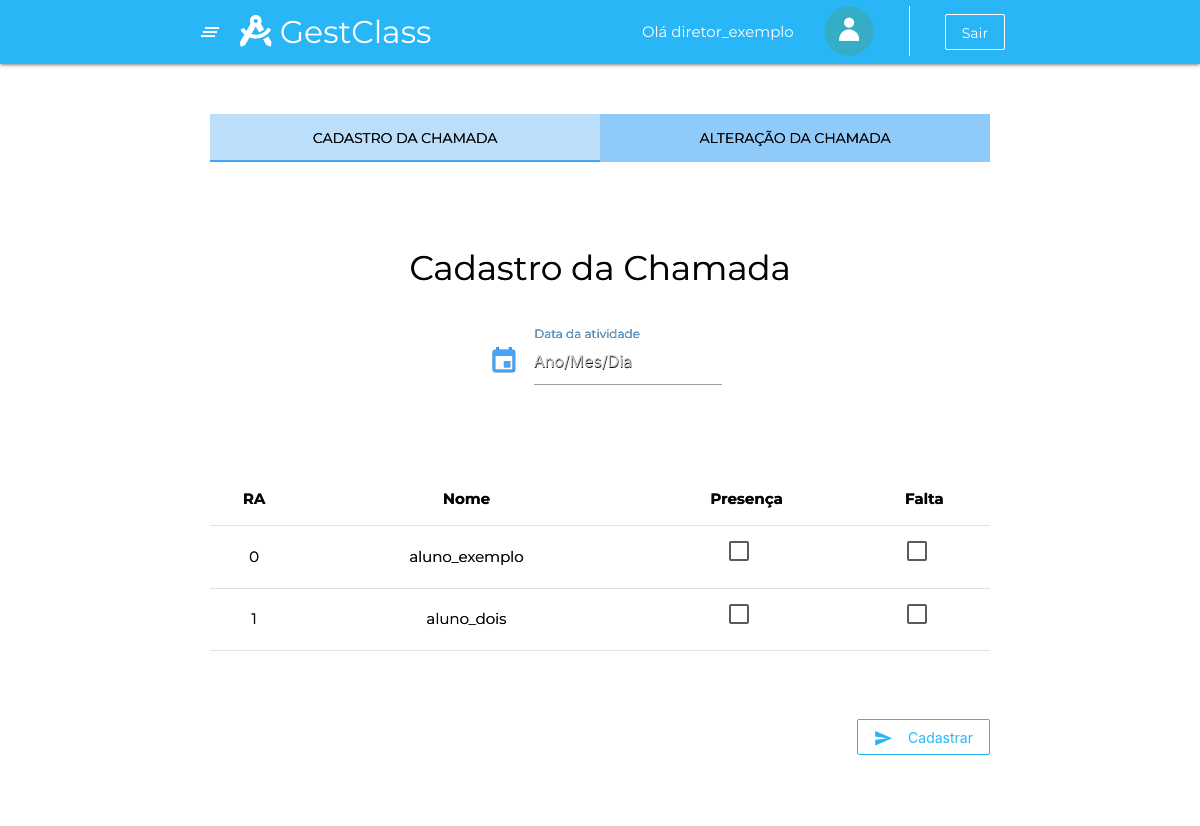
/chamada.html.php (signed in), run on the app's committed database.
### tables this page shows
CREATE TABLE diretor (
	ID_diretor INTEGER NOT NULL PRIMARY KEY AUTO_INCREMENT UNIQUE,
	nome_diretor VARCHAR (50) NOT NULL,
    foto VARCHAR(255),
	cep VARCHAR (10) NOT NULL,
    numero INTEGER NOT NULL,
    complemento VARCHAR (40),
    rg VARCHAR(15) NOT NULL UNIQUE,
    cpf VARCHAR(14) NOT NULL UNIQUE,
	email VARCHAR(65) NOT NULL UNIQUE,
    senha VARCHAR(50) NOT NULL,
    celular VARCHAR(15) NOT NULL,
    telefone VARCHAR(14),
    fk_id_tipo_usuario_diretor INTEGER NOT NULL,
    fk_id_escola_diretor INTEGER NOT NULL
);

CREATE TABLE aluno (
	RA INTEGER PRIMARY KEY UNIQUE,    
    nome_aluno VARCHAR (70) NOT NULL,
    foto VARCHAR(255),
    RG VARCHAR (12) NOT NULL UNIQUE,
    cpf VARCHAR (14) NOT NULL UNIQUE,  
    email VARCHAR(65) NOT NULL UNIQUE,
    senha VARCHAR(50) NOT NULL,
    celular VARCHAR(15) NOT NULL,
    telefone VARCHAR(14),
    data_nascimento DATE NOT NULL,
    fk_id_turma_aluno INTEGER,
    fk_id_responsavel_aluno INTEGER,
    fk_id_tipo_usuario_aluno INTEGER NOT NULL,
    fk_id_escola_aluno INTEGER NOT NULL
);

### chamada.html.php (the view, shortened to what this page needs)
<!DOCTYPE html>
<html lang="pt">
<head>
    <link rel="stylesheet" type="text/css" href="node_modules/materialize-css/dist/css/materialize.min.css" />
    <link rel="stylesheet" type="text/css" href="css/default.css" />
    <link rel="stylesheet" type="text/css" href="css/chamada.css" />
    <link rel="stylesheet" type="text/css" href="css/boletimCadastro.css" />
</head>
<body>
    <?php
    include_once 'php/conexao.php';
    $id_tipo_usuario = $_SESSION["id_tipo_usuario"];
    $id_escola = $_SESSION["id_escola"];
    if ($id_tipo_usuario == 1) {
        require_once 'reqMenuAdm.php';
    } else if ($id_tipo_usuario == 2) {
        require_once 'reqDiretor.php';
    } else if ($id_tipo_usuario == 3) {
        require_once 'reqHeader.php';
    } elseif ($id_tipo_usuario == 4) {
        require_once 'reqProfessor.php';
    } elseif ($id_tipo_usuario  == 5) {
        require_once 'reqAluno.php';
    } else {
        require_once 'reqPais.php';
    }
    ?>
    <div class="container col s12 m12 l12" id="container_boletimCadastro">
        <div class="row">
            <div class="col s12 m12 l12">
                <ul id="tabs-swipe-demo" class="tabs blue lighten-3">
                    <li class="tab col s3 m6 l6 "><a href="#cadastroChamada">Cadastro da Chamada</a></li>
                    <li class="tab col s3 m6 l6 "><a href="#alteracaoChamada">Alteração da Chamada</a></li>
                </ul>
            </div>
        </div>
        <br>
        <br>
        <div id="cadastroChamada" class="col s12 m12 l12">
            <h4 class="center">Cadastro da Chamada</h4>
            <br>
            <form action="php/cadastroChamada.php" method="POST">
                <div class="row">
                    <div class="col  m8  offset-m4">
                        <div class="file field input-field col s12 m6 l6">
                            <i class="material-icons prefix blue-icon">event</i>
                            <input placeholder="Ano/Mes/Dia" type="text" class="datepicker validate" name="dataChamada">
                            <label id="lbl">Data da atividade</label>
                        </div>
                    </div>
                </div>
                <br><br>
                <table class="highlight centered">
                    <thead>
                        <tr>
                            <th>RA</th>
                            <th>Nome</th>
                            <th>Presença</th>
                            <th>Falta</th>
                        </tr>
                    </thead>
                    <tbody>
                        <?php
                        $query_select_alunos = $conn->prepare("SELECT nome_aluno, RA FROM aluno WHERE fk_id_escola_aluno = $id_escola AND fk_id_turma_aluno = 16");
                        $query_select_alunos->execute();
                        while ($dados_alunos = $query_select_alunos->fetch(PDO::FETCH_ASSOC)) {
                        ?>
                            <tr>
                                <td>
                                    <?php echo $dados_alunos['RA'] ?>
                                </td>
                                <td>
                                    <?php echo $dados_alunos['nome_aluno'] ?>
                                </td>
                                <td>
                                    <label>
                                        <span></span>
                                    </label>
                                </td>
                                <td>
                                    <label>
                                        <span></span>
                                    </label>
                                </td>
                            </tr>
                        <?php } ?>
                    </tbody>
                </table>
                <br><br><br>
                <div class="center">
                    <button id="btnTableChamada" type="submit" class="btn-flat btnLightBlue center">
                        <i class="material-icons left">send</i>Cadastrar
                    </button>
                </div>
            </form>
        </div>
    </div>
    <?php require_once 'reqFooter.php' ?>

### reqDiretor.php (shortened to what this page needs)
<?php
    include_once 'php/conexao.php';
    $id_usuario = $_SESSION["id_usuario"];
    $id_escola = $_SESSION["id_escola"];
    $query = $conn->prepare("select * from diretor where id_diretor=$id_usuario");
    $query->execute();
    $dados = $query->fetch(PDO::FETCH_ASSOC);
    $nomeDir = $dados['nome_diretor'];
    $nome = Explode(" ",$nomeDir);
    $nome_dir = $nome[0];
?>
<!DOCTYPE html>
<html lang="pt">
<head>
    <link rel="stylesheet" type="text/css" href="node_modules/materialize-css/dist/css/materialize.min.css" />
    <link rel="stylesheet" type="text/css" href="node_modules/@fortawesome/fontawesome-free/css/all.min.css" />
    <link rel="stylesheet" type="text/css" href="node_modules/animate.css/animate.min.css" />
    <link rel="stylesheet" type="text/css" href="node_modules/aos/dist/aos.css" />
    <link rel="stylesheet" type="text/css" href="css/menu.css" />
    <link rel="stylesheet" type="text/css" href="css/default.css" />
    <link rel="stylesheet" type="text/css" href="css/homeSecretaria.css" />
</head>
<body>
    <header>
        <div class="navbar-fixed">
            <nav class="light-blue lighten-1">
                <div class="container">
                    <div class="nav-wrapper">
                        <a href="#" data-target="slide-out" class="sidenav-trigger show-on-large"><i
                                class="material-icons">clear_all</i></a>
                        <a href="homeDiretor.html.php" class="brand-logo"><i class="fas fa-drafting-compass"></i>
                            <span class="hide-on-small-only">GestClass<span></a>
                        <ul class="right">
                            <li>
                                <a class="transparent hide-on-small-only" disable>Olá <?php echo $nome_dir?></a>
                            </li>
                            <?php if(empty($dados['foto'])){?>
                            <li>
                                <a href="perfil.html.php" class="transparent hide-on-small-only">
                                    <img class="circle icon-user" width="50px" height="50px"
                                        src="assets/imagensBanco/usuario.png">
                                </a>
                            </li>
                            <?php }?>
                            <li>
                            </li>
                            <li>
                                <a href="php/logout.php" class="btn-flat btnLight hide-on-small-only">Sair</a>
                            </li>
                        </ul>
                    </div>
                </div>
            </nav>
        </div>
    </header>

### css/default.css (style rules this page uses)
body { margin: 0; padding: 0; font-family: 'Montserrat', sans-serif !important; }
.btn-flat { transition: 0.2s; text-transform: inherit; }
.btnLight { text-transform: inherit; border: 0.5px solid #fff; color: #fff; }
.btnLightBlue { text-transform: inherit; border: 0.5px solid #29b6f6; color: #29b6f6; float: right; margin-bottom: 20px; margin-left: 5px; }
#container_boletimCadastro { background-color: rgba(255, 255, 255, 0.9); padding: 10px 30px 80px 30px; margin-top: 40px; margin-bottom: 40px; border-radius: 10px; text-shadow: 0.3px 0.3px 0.3px #111; }
#container_boletimCadastro ::placeholder { text-shadow: 0.5px 0.5px 0.5px #111; }
#lbl { color: #64b5f6; }

### css/boletimCadastro.css (style rules this page uses)
#tabs-swipe-demo .tab a { color: black; }
#tabs-swipe-demo .tab a.active { background-color: #bbdefb; }

### css/menu.css (style rules this page uses)
.icon-user { padding: 0; margin: 0; margin-top: 6px; }

### css/homeSecretaria.css (style rules this page uses)
.blue-icon { color: #42a5f5; }

### data on the page
diretor: nome_diretor "diretor_exemplo"
aluno: RA "0", nome_aluno "aluno_exemplo"
aluno: RA "1", nome_aluno "aluno_dois"
